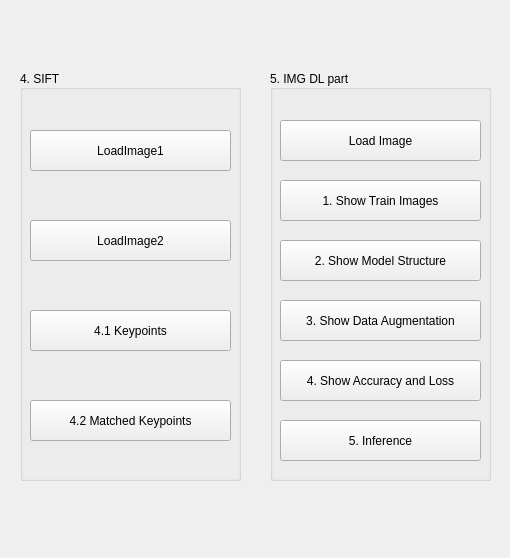
<?xml version="1.0" encoding="UTF-8"?>
<ui version="4.0">
 <class>Form</class>
 <widget class="QWidget" name="Form">
  <property name="geometry">
   <rect>
    <x>0</x>
    <y>0</y>
    <width>510</width>
    <height>558</height>
   </rect>
  </property>
  <property name="windowTitle">
   <string>2022 CvDI Hw1_4&amp;5</string>
  </property>
  <widget class="QGroupBox" name="groupBox1">
   <property name="enabled">
    <bool>true</bool>
   </property>
   <property name="geometry">
    <rect>
     <x>20</x>
     <y>70</y>
     <width>221</width>
     <height>411</height>
    </rect>
   </property>
   <property name="title">
    <string>4. SIFT</string>
   </property>
   <property name="alignment">
    <set>Qt::AlignJustify|Qt::AlignVCenter</set>
   </property>
   <property name="flat">
    <bool>false</bool>
   </property>
   <property name="checkable">
    <bool>false</bool>
   </property>
   <widget class="QPushButton" name="LoadImage1">
    <property name="geometry">
     <rect>
      <x>10</x>
      <y>60</y>
      <width>201</width>
      <height>41</height>
     </rect>
    </property>
    <property name="text">
     <string>LoadImage1</string>
    </property>
    <property name="autoDefault">
     <bool>false</bool>
    </property>
    <property name="default">
     <bool>false</bool>
    </property>
   </widget>
   <widget class="QPushButton" name="LoadImage2">
    <property name="geometry">
     <rect>
      <x>10</x>
      <y>150</y>
      <width>201</width>
      <height>41</height>
     </rect>
    </property>
    <property name="text">
     <string>LoadImage2</string>
    </property>
    <property name="autoDefault">
     <bool>false</bool>
    </property>
    <property name="default">
     <bool>false</bool>
    </property>
   </widget>
   <widget class="QPushButton" name="Keypoints">
    <property name="geometry">
     <rect>
      <x>10</x>
      <y>240</y>
      <width>201</width>
      <height>41</height>
     </rect>
    </property>
    <property name="text">
     <string>4.1 Keypoints</string>
    </property>
    <property name="autoDefault">
     <bool>false</bool>
    </property>
    <property name="default">
     <bool>false</bool>
    </property>
   </widget>
   <widget class="QPushButton" name="MK">
    <property name="geometry">
     <rect>
      <x>10</x>
      <y>330</y>
      <width>201</width>
      <height>41</height>
     </rect>
    </property>
    <property name="text">
     <string>4.2 Matched Keypoints</string>
    </property>
    <property name="autoDefault">
     <bool>false</bool>
    </property>
    <property name="default">
     <bool>false</bool>
    </property>
   </widget>
  </widget>
  <widget class="QGroupBox" name="groupBox_2">
   <property name="enabled">
    <bool>true</bool>
   </property>
   <property name="geometry">
    <rect>
     <x>270</x>
     <y>70</y>
     <width>221</width>
     <height>411</height>
    </rect>
   </property>
   <property name="title">
    <string>5. IMG DL part</string>
   </property>
   <property name="alignment">
    <set>Qt::AlignJustify|Qt::AlignVCenter</set>
   </property>
   <property name="flat">
    <bool>false</bool>
   </property>
   <property name="checkable">
    <bool>false</bool>
   </property>
   <widget class="QPushButton" name="LoadImage">
    <property name="geometry">
     <rect>
      <x>10</x>
      <y>50</y>
      <width>201</width>
      <height>41</height>
     </rect>
    </property>
    <property name="text">
     <string>Load Image</string>
    </property>
    <property name="autoDefault">
     <bool>false</bool>
    </property>
    <property name="default">
     <bool>false</bool>
    </property>
   </widget>
   <widget class="QPushButton" name="STI">
    <property name="geometry">
     <rect>
      <x>10</x>
      <y>110</y>
      <width>201</width>
      <height>41</height>
     </rect>
    </property>
    <property name="text">
     <string>1. Show Train Images</string>
    </property>
    <property name="autoDefault">
     <bool>false</bool>
    </property>
    <property name="default">
     <bool>false</bool>
    </property>
   </widget>
   <widget class="QPushButton" name="SDA">
    <property name="geometry">
     <rect>
      <x>10</x>
      <y>230</y>
      <width>201</width>
      <height>41</height>
     </rect>
    </property>
    <property name="text">
     <string>3. Show Data Augmentation</string>
    </property>
    <property name="autoDefault">
     <bool>false</bool>
    </property>
    <property name="default">
     <bool>false</bool>
    </property>
   </widget>
   <widget class="QPushButton" name="SAAL">
    <property name="geometry">
     <rect>
      <x>10</x>
      <y>290</y>
      <width>201</width>
      <height>41</height>
     </rect>
    </property>
    <property name="text">
     <string>4. Show Accuracy and Loss</string>
    </property>
    <property name="autoDefault">
     <bool>false</bool>
    </property>
    <property name="default">
     <bool>false</bool>
    </property>
   </widget>
   <widget class="QPushButton" name="SMS">
    <property name="geometry">
     <rect>
      <x>10</x>
      <y>170</y>
      <width>201</width>
      <height>41</height>
     </rect>
    </property>
    <property name="text">
     <string>2. Show Model Structure</string>
    </property>
    <property name="autoDefault">
     <bool>false</bool>
    </property>
    <property name="default">
     <bool>false</bool>
    </property>
   </widget>
   <widget class="QPushButton" name="Inference">
    <property name="geometry">
     <rect>
      <x>10</x>
      <y>350</y>
      <width>201</width>
      <height>41</height>
     </rect>
    </property>
    <property name="text">
     <string>5. Inference</string>
    </property>
    <property name="autoDefault">
     <bool>false</bool>
    </property>
    <property name="default">
     <bool>false</bool>
    </property>
   </widget>
  </widget>
 </widget>
 <resources/>
 <connections/>
</ui>
